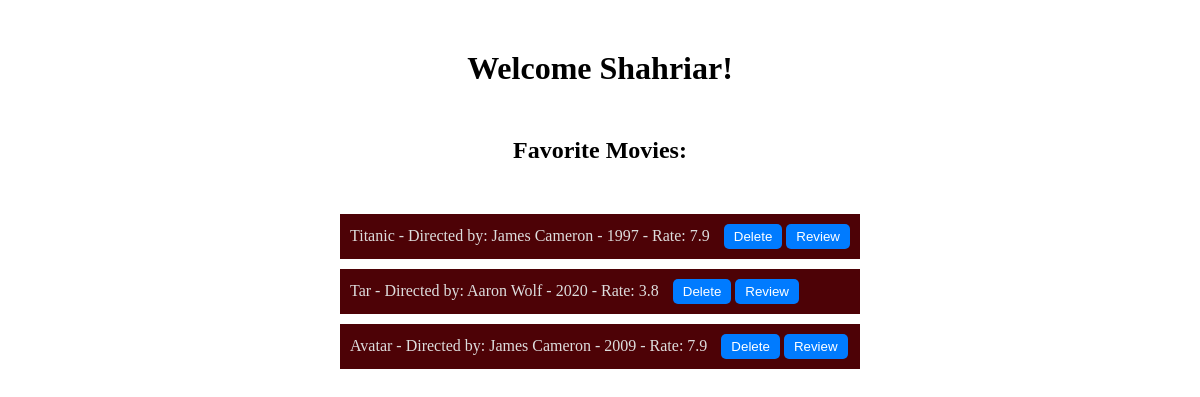
Before: /users/1 with the older database file.
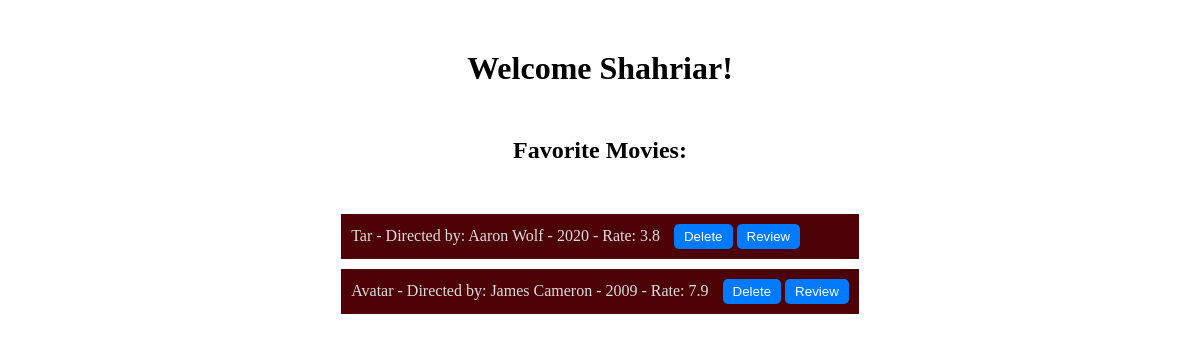
After: the same page with the newer database file.
### data_management/SQL_Data_Models.py (models this page shows, shortened)
class User(db.Model):
    __tablename__ = 'users'
    id = Column(Integer, primary_key=True, autoincrement=True)
    name = Column(String, nullable=False)
    email = Column(String, nullable=False)
    password = Column(String, nullable=False)

class UserMovies(db.Model):
    __tablename__ = 'favorite_movies'
    id = Column(Integer, primary_key=True, autoincrement=True)
    user_id = Column(Integer, ForeignKey('users.id'), nullable=False)
    movie_id = Column(Integer, ForeignKey('movies.movie_id'), nullable=False)
    note = Column(String, nullable=False)

class Movies(db.Model):
    __tablename__ = 'movies'
    movie_id = Column(Integer, primary_key=True, autoincrement=True)
    title = Column(String, nullable=False)
    year = Column(Integer, nullable=False)
    rating = Column(Float, nullable=False)
    genre = Column(String, nullable=False)
    director = Column(String, nullable=False)
    writer = Column(String, nullable=False)
    actors = Column(String, nullable=False)
    plot = Column(String, nullable=False)
    language = Column(String, nullable=False)
    country = Column(String, nullable=False)
    poster = Column(String, nullable=False)
    _type = Column(String, nullable=False)

### app.py (the view, shortened to what this page needs)
@app.route('/users/<user_id>')
def my_movies(user_id):
    try:
        users = data_manager.get_all_users()
        movies, user = data_manager.get_user_movies(user_id)
        return render_template('movies.html', movies=movies,
                               user_name=user.name,
                               id=user_id)
    except Exception as error:
        return render_template('error.html', error_message=str(error))

### data_management/SQLDataManager.py (called while the page is built)
    def get_all_users(self):
        users = User.query.all()
        return users

    def get_user_movies(self, user_id):
        user_favorite_movies = db.session.query(UserMovies, Movies). \
            join(Movies, UserMovies.movie_id == Movies.movie_id). \
            filter(UserMovies.user_id == user_id).all()
        user = User.query.filter_by(id=user_id).first()
        return user_favorite_movies, user

### templates/movies.html (shortened to what this page needs)
<!DOCTYPE html>
<html lang="en">
<head>
</head>
<body>
    <div>
        <h1>Welcome {{ user_name }}!</h1>
        <h2>Favorite Movies:</h2>
        <ul>
          {% if movies is mapping %}
            {% for movieID, movieInfo in movies.items() %}
                <li class="movie-item">
                    {{ movieInfo["name"] }} - Directed by: {{ movieInfo["director"] }} -
                    {{ movieInfo["year"] }} - Rate: {{ movieInfo["rating"] }}
                    <form action="/users/{{ user_id }}/delete_movie/{{ movieID }}" method="post">
                      <button type="submit">Delete</button>
                    </form>
                </li>
            {% endfor %}
          {% elif users is iterable and users is not string %}
            {% for user_movie, movie in movies %}
            <li class="movie-item">
                {{ movie.title }} - Directed by: {{ movie.director }} -
                {{ movie.year }} - Rate: {{ movie.rating }}
                <form action="/users/{{ user_movie.user_id }}/delete_movie/{{ user_movie.movie_id }}" method="post">
                  <button type="submit">Delete</button>
                </form>
                <a href="/users/{{ user_movie.user_id }}/add_review/{{ user_movie.movie_id }}"><button>Review</button></a>
            </li>
            {% endfor %}
          {% endif %}
        </ul>
    </div>
</body>
</html>

### templates/movies.html (style rules this page uses)
* { margin: 0; padding: 0; box-sizing: border-box; }
body { display: flex; justify-content: center; align-items: flex-start; min-height: 100vh; position: relative; }
body::before { content: ""; position: absolute; top: 0; left: 0; width: 100%; height: 100%; background: url('../static/images/red-chairs.jpg') no-repeat center center fixed; background-size: cover; opacity: 0.2; z-index: -1; }
h1 { text-align: center; color: #000; margin-bottom: 20px; margin-top: 50px; }
h2 { text-align: center; color: #000; margin-top: 50px; margin-bottom: 10px; }
ul { list-style: none; padding: 0; margin-top: 50px; width: 100%; }
li.movie-item { background-color: rgb(77, 2, 6); color: #ddd; margin-bottom: 10px; margin-left: 30px; margin-right: 30px; padding: 10px; }
form { display: inline-block; margin-left: 10px; }
button { background-color: #007bff; color: #fff; border: none; padding: 5px 10px; border-radius: 5px; cursor: pointer; }

Changed rows visible on the page:
removed UserMovies: title "Titanic", director "James Cameron", year "1997", rating "7.9"
